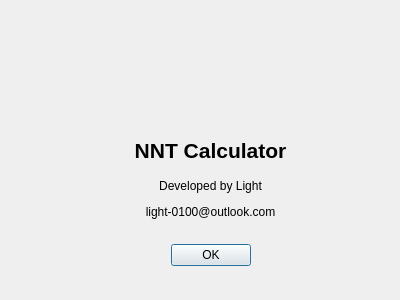
<?xml version="1.0" encoding="UTF-8"?>
<ui version="4.0">
 <class>AboutDialog</class>
 <widget class="QDialog" name="AboutDialog">
  <property name="geometry">
   <rect>
    <x>0</x>
    <y>0</y>
    <width>400</width>
    <height>300</height>
   </rect>
  </property>
  <property name="windowTitle">
   <string>About</string>
  </property>
  <widget class="QLabel" name="label_logo">
   <property name="enabled">
    <bool>true</bool>
   </property>
   <property name="geometry">
    <rect>
     <x>170</x>
     <y>30</y>
     <width>81</width>
     <height>81</height>
    </rect>
   </property>
   <property name="minimumSize">
    <size>
     <width>71</width>
     <height>71</height>
    </size>
   </property>
   <property name="text">
    <string/>
   </property>
   <property name="pixmap">
    <pixmap resource="resource.qrc">:/n.jpg</pixmap>
   </property>
   <property name="scaledContents">
    <bool>true</bool>
   </property>
  </widget>
  <widget class="QWidget" name="layoutWidget">
   <property name="geometry">
    <rect>
     <x>130</x>
     <y>130</y>
     <width>161</width>
     <height>136</height>
    </rect>
   </property>
   <layout class="QVBoxLayout" name="verticalLayout">
    <item>
     <widget class="QLabel" name="label_3">
      <property name="minimumSize">
       <size>
        <width>0</width>
        <height>40</height>
       </size>
      </property>
      <property name="font">
       <font>
        <pointsize>16</pointsize>
        <bold>true</bold>
       </font>
      </property>
      <property name="text">
       <string>NNT Calculator</string>
      </property>
      <property name="alignment">
       <set>Qt::AlignCenter</set>
      </property>
     </widget>
    </item>
    <item>
     <widget class="QLabel" name="label">
      <property name="minimumSize">
       <size>
        <width>0</width>
        <height>20</height>
       </size>
      </property>
      <property name="text">
       <string>Developed by Light</string>
      </property>
      <property name="alignment">
       <set>Qt::AlignCenter</set>
      </property>
     </widget>
    </item>
    <item>
     <widget class="QLabel" name="label_2">
      <property name="minimumSize">
       <size>
        <width>0</width>
        <height>20</height>
       </size>
      </property>
      <property name="text">
       <string>light-0100@outlook.com</string>
      </property>
      <property name="alignment">
       <set>Qt::AlignCenter</set>
      </property>
     </widget>
    </item>
    <item>
     <spacer name="verticalSpacer">
      <property name="orientation">
       <enum>Qt::Vertical</enum>
      </property>
      <property name="sizeHint" stdset="0">
       <size>
        <width>20</width>
        <height>40</height>
       </size>
      </property>
     </spacer>
    </item>
    <item>
     <widget class="QDialogButtonBox" name="buttonBox">
      <property name="orientation">
       <enum>Qt::Horizontal</enum>
      </property>
      <property name="standardButtons">
       <set>QDialogButtonBox::Ok</set>
      </property>
      <property name="centerButtons">
       <bool>true</bool>
      </property>
     </widget>
    </item>
   </layout>
  </widget>
 </widget>
 <resources>
  <include location="resource.qrc"/>
 </resources>
 <connections>
  <connection>
   <sender>buttonBox</sender>
   <signal>accepted()</signal>
   <receiver>AboutDialog</receiver>
   <slot>accept()</slot>
   <hints>
    <hint type="sourcelabel">
     <x>248</x>
     <y>254</y>
    </hint>
    <hint type="destinationlabel">
     <x>157</x>
     <y>274</y>
    </hint>
   </hints>
  </connection>
  <connection>
   <sender>buttonBox</sender>
   <signal>rejected()</signal>
   <receiver>AboutDialog</receiver>
   <slot>reject()</slot>
   <hints>
    <hint type="sourcelabel">
     <x>316</x>
     <y>260</y>
    </hint>
    <hint type="destinationlabel">
     <x>286</x>
     <y>274</y>
    </hint>
   </hints>
  </connection>
 </connections>
</ui>
